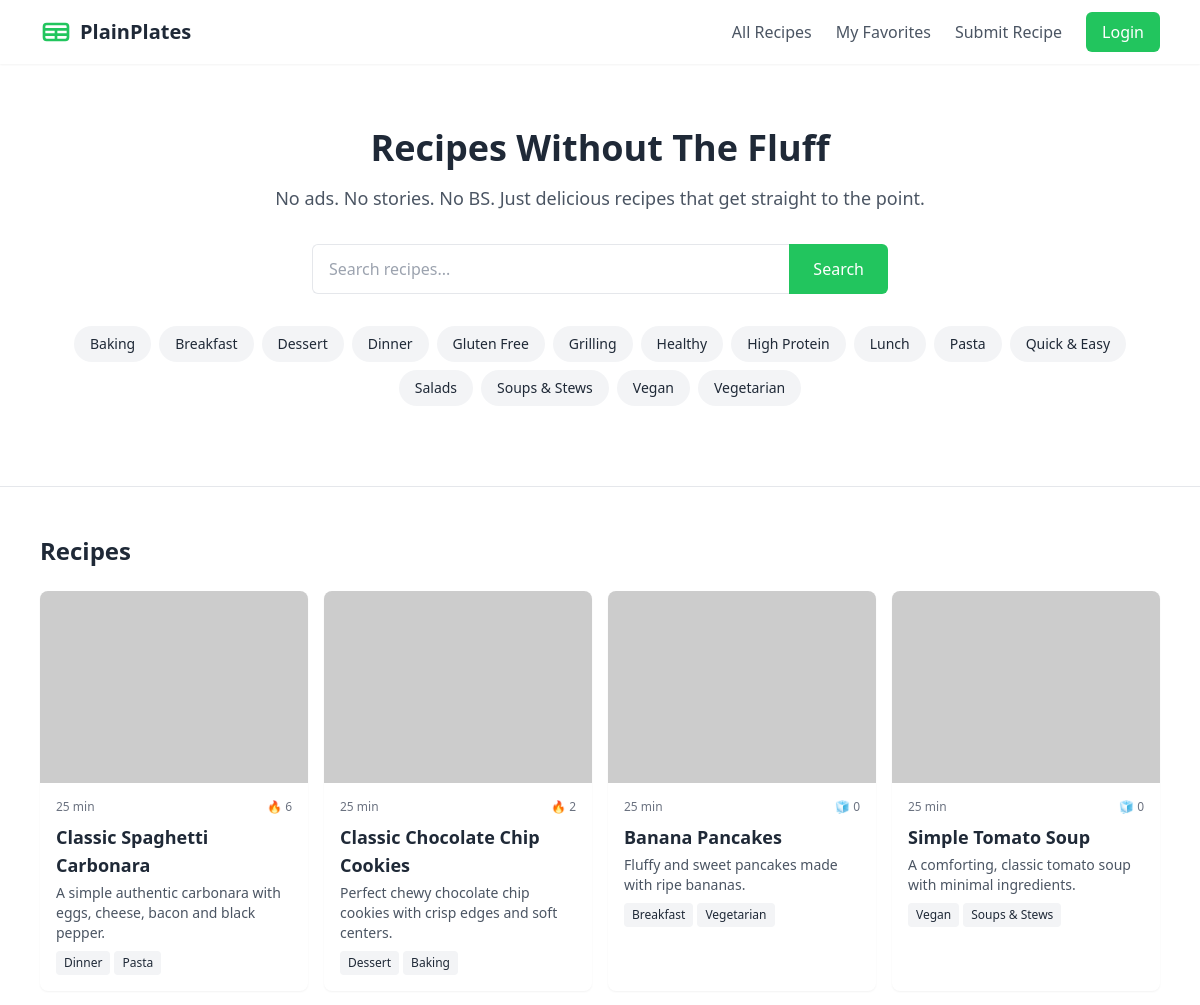
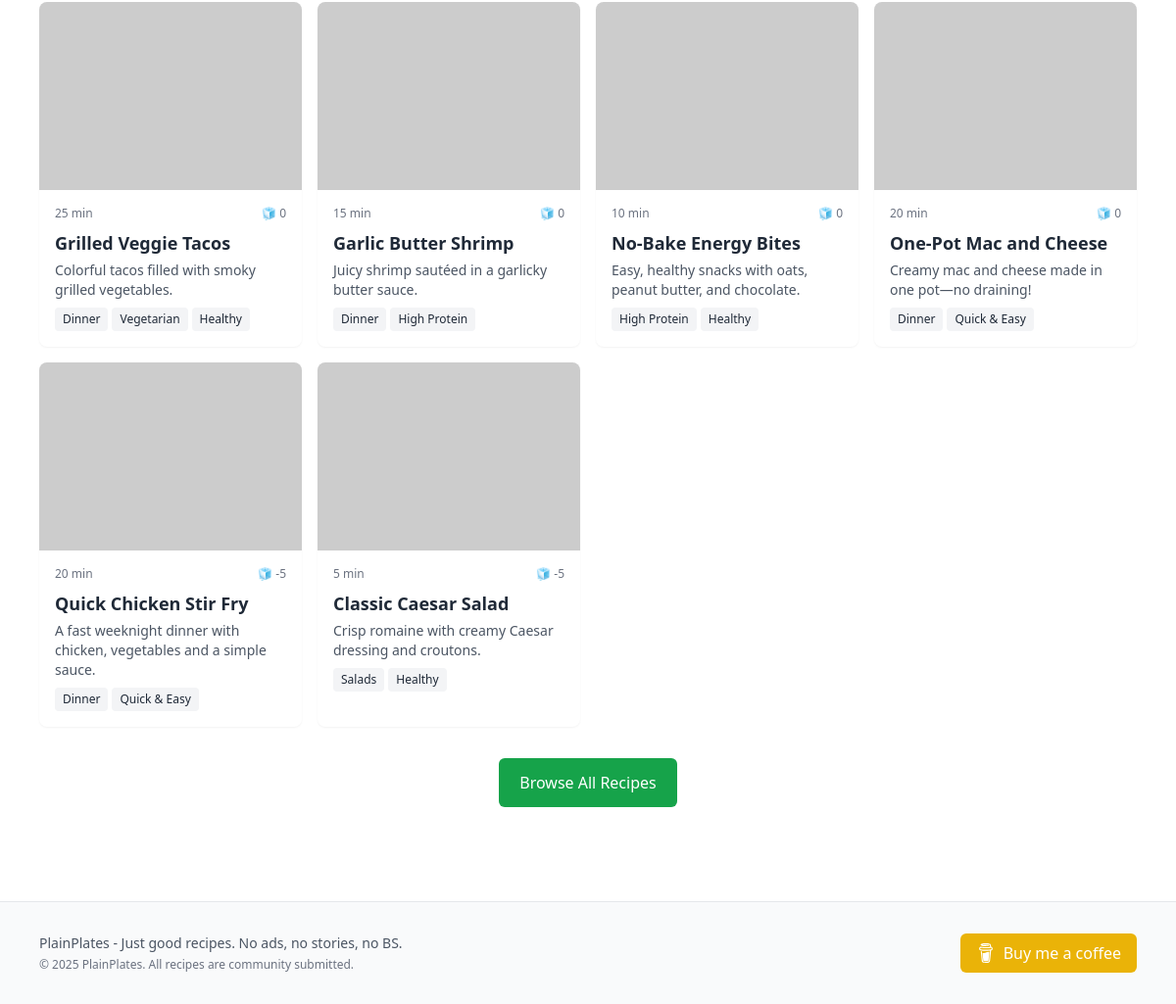
Page /recipes on the committed database (2 pictures, top to bottom).
### tables this page shows
CREATE TABLE categories (
    id INTEGER PRIMARY KEY AUTOINCREMENT,
    name TEXT NOT NULL,
    slug TEXT UNIQUE NOT NULL,
    description TEXT
);

CREATE TABLE recipes (
    id INTEGER PRIMARY KEY AUTOINCREMENT,
    title TEXT NOT NULL,
    slug TEXT UNIQUE NOT NULL,
    description TEXT NOT NULL,
    ingredients TEXT NOT NULL,
    instructions TEXT NOT NULL,
    notes TEXT,
    prep_time INTEGER NOT NULL,
    cook_time INTEGER NOT NULL,
    servings INTEGER NOT NULL DEFAULT 4,
    created_at TIMESTAMP NOT NULL DEFAULT CURRENT_TIMESTAMP,
    updated_at TIMESTAMP NOT NULL DEFAULT CURRENT_TIMESTAMP,
    user_id INTEGER,
    FOREIGN KEY (user_id) REFERENCES users (id)
);

### main.py (the view)
@app.get("/recipes", response_class=HTMLResponse)
def recipes_page(request: Request, q: str | None = None, category: str | None = None):
    categories = get_categories()
    recipes = get_recipes(filter_q=q, category_slug=category)
    return templates.TemplateResponse("recipes.html", {
        "request": request,
        "categories": categories,
        "recipes": recipes,
        "q": q,
        "selected_category": category
    })

### templates/recipes.html (shortened to what this page needs)
{% extends "base.html" %}
{% block content %}
<section class="bg-white border-b">
    <div class="max-w-6xl mx-auto px-4 py-12 md:py-16">
        <div class="text-center">
            <h1 class="text-3xl md:text-4xl font-bold mb-4">Recipes Without The Fluff</h1>
            <p class="text-lg text-gray-600 mb-8 max-w-2xl mx-auto">No ads. No stories. No BS. Just delicious recipes that get straight to the point.</p>
            <div class="max-w-xl mx-auto mb-8">
                <form action="/recipes" method="get" class="flex">
                    <input type="text" name="q" placeholder="Search recipes..." value="{{ q or '' }}"
                        class="flex-grow px-4 py-3 rounded-l-md border-t border-b border-l focus:outline-none focus:ring-2 focus:ring-primary-500">
                    <button type="submit"
                            class="bg-primary-500 text-white px-6 py-3 rounded-r-md hover:bg-primary-600 focus:outline-none focus:ring-2 focus:ring-primary-500">
                        Search
                    </button>
                </form>
            </div>
            <div class="flex flex-wrap justify-center gap-2 mb-4">
                {% for category in categories %}
                <a href="/recipes?category={{ category.slug }}{% if q %}&q={{ q }}{% endif %}"
                class="{% if selected_category == category.slug %}
                            bg-primary-500 text-white
                        {% else %}
                            bg-gray-100 text-gray-800 hover:bg-gray-200
                        {% endif %}
                        px-4 py-2 rounded-full text-sm transition">
                    {{ category.name }}
                </a>
                {% endfor %}
            </div>
        </div>
    </div>
</section>
<section class="py-12">
    <div class="max-w-6xl mx-auto px-4">
        <h2 class="text-2xl font-bold mb-6">Recipes</h2>
        <div class="grid grid-cols-1 md:grid-cols-2 lg:grid-cols-4 gap-4">
            {% for recipe in recipes %}
                {% include "components/recipe_card.html" %}
            {% endfor %}
        </div>
        <div class="text-center mt-8">
            <a href="/recipes" class="inline-flex items-center justify-center px-5 py-3 border border-transparent text-base font-medium rounded-md text-white bg-primary-600 hover:bg-primary-700">
                Browse All Recipes
            </a>
        </div>
    </div>
</section>
{% endblock %}

### templates/base.html (shortened to what this page needs)
<!DOCTYPE html>
<html>
<head>
    <script src="https://cdn.tailwindcss.com"></script>
</head>
<body class="min-h-screen flex flex-col bg-white text-gray-800">
    {% set user = request.session.get('user') %}
    <header class="bg-white shadow-sm sticky top-0 z-10">
        <div class="max-w-6xl mx-auto px-4 py-3 flex items-center justify-between">
            <div class="flex items-center space-x-2">
            <a href="/" class="flex items-center">
                <svg class="h-8 w-8 text-green-500" viewBox="0 0 24 24" fill="none" stroke="currentColor" stroke-width="2">
                <path stroke-linecap="round" stroke-linejoin="round" d="M3 10h18M3 14h18m-9-4v8m-7 0h14a2 2 0 002-2V8a2 2 0 00-2-2H5a2 2 0 00-2 2v8a2 2 0 002 2z" />
                </svg>
                <span class="text-xl font-bold text-gray-800 ml-2">PlainPlates</span>
            </a>
            </div>
            <nav class="hidden md:flex items-center space-x-6">
            <a href="/recipes" class="text-gray-600 hover:text-green-500">All Recipes</a>
            <a href="/favorites" class="text-gray-600 hover:text-green-500">My Favorites</a>
            <a href="/submit" class="text-gray-600 hover:text-green-500">Submit Recipe</a>
            {% if user %}
                <span class="text-gray-600">👋 {{ user.name }}</span>
                <a href="/logout" class="text-gray-500 hover:text-red-600 ml-4">Logout</a>
            {% else %}
                <a href="/login" class="bg-green-500 hover:bg-green-600 text-white px-4 py-2 rounded-md">Login</a>
            {% endif %}
            </nav>
        </div>
    </header>
    <main class="flex-grow">
        {% block content %}
        {% endblock %}
    </main>
    <footer class="bg-gray-50 border-t border-gray-200 mt-12">
        <div class="max-w-6xl mx-auto px-4 py-8">
            <div class="flex flex-col md:flex-row justify-between items-center">
                <div class="text-center md:text-left mb-4 md:mb-0">
                    <p class="text-gray-600 text-sm">
                    PlainPlates - Just good recipes. No ads, no stories, no BS.
                    </p>
                    <p class="text-gray-500 text-xs mt-1">
                    © 2025 PlainPlates. All recipes are community submitted.
                    </p>
                </div>
                <div>
                    <a href="https://www.buymeacoffee.com/yourname" target="_blank" rel="noopener noreferrer" class="inline-flex items-center px-4 py-2 bg-yellow-500 hover:bg-yellow-600 text-white rounded-md transition">
                    Buy me a coffee
                    </a>
                </div>
            </div>
        </div>
    </footer>
</body>
</html>

### templates/components/recipe_card.html
<a href="/recipes/{{ recipe.slug }}" class="bg-white rounded-lg overflow-hidden shadow-sm hover:shadow-md transition-shadow">
    <div class="h-48 overflow-hidden">
        <img src="/static/images/recipes{{ recipe.slug }}.jpg" onerror="this.onerror=null;this.src='https://placehold.co/400x300?text=Image Coming Soon';" alt="{{ recipe.title }}" class="w-full h-full object-cover">
    </div>
    <div class="p-4">
        <div class="flex justify-between items-center mb-2">
            <span class="text-xs text-gray-500">{{ recipe.prep_time + recipe.cook_time }} min</span>
            <span class="flex items-center text-xs text-gray-500">
                {% if recipe.score > 0 %} 🔥 {% else %} 🧊 {% endif %}{{ recipe.score }}
            </span>
        </div>
        <h3 class="font-bold text-lg mb-1">{{ recipe.title }}</h3>
        <p class="text-gray-600 text-sm mb-2">{{ recipe.description }}</p>
        <div class="flex flex-wrap gap-1">
            {% for tag in recipe.tags %}
            <span class="bg-gray-100 text-gray-800 text-xs px-2 py-1 rounded">{{ tag }}</span>
            {% endfor %}
        </div>
    </div>
</a>

### rows in the picture
categories: name "Baking"
categories: name "Breakfast"
categories: name "Dessert"
categories: name "Dinner"
categories: name "Gluten Free"
categories: name "Grilling"
categories: name "Healthy"
categories: name "High Protein"
categories: name "Lunch"
categories: name "Pasta"
categories: name "Quick & Easy"
categories: name "Salads"
categories: name "Soups & Stews"
categories: name "Vegan"
categories: name "Vegetarian"
recipes: recipe.prep_time+recipe.cook_time "25", score "6", title "Classic Spaghetti Carbonara", description "A simple authentic carbonara with eggs, cheese, bacon and black pepper."
recipes: recipe.prep_time+recipe.cook_time "25", score "2", title "Classic Chocolate Chip Cookies", description "Perfect chewy chocolate chip cookies with crisp edges and soft centers."
recipes: recipe.prep_time+recipe.cook_time "25", score "0", title "Banana Pancakes", description "Fluffy and sweet pancakes made with ripe bananas."
recipes: recipe.prep_time+recipe.cook_time "25", score "0", title "Simple Tomato Soup", description "A comforting, classic tomato soup with minimal ingredients."
recipes: recipe.prep_time+recipe.cook_time "25", score "0", title "Grilled Veggie Tacos", description "Colorful tacos filled with smoky grilled vegetables."
recipes: recipe.prep_time+recipe.cook_time "15", score "0", title "Garlic Butter Shrimp", description "Juicy shrimp sautéed in a garlicky butter sauce."
recipes: recipe.prep_time+recipe.cook_time "10", score "0", title "No-Bake Energy Bites", description "Easy, healthy snacks with oats, peanut butter, and chocolate."
recipes: recipe.prep_time+recipe.cook_time "20", score "0", title "One-Pot Mac and Cheese", description "Creamy mac and cheese made in one pot—no draining!"
recipes: recipe.prep_time+recipe.cook_time "20", score "-5", title "Quick Chicken Stir Fry", description "A fast weeknight dinner with chicken, vegetables and a simple sauce."
recipes: recipe.prep_time+recipe.cook_time "5", score "-5", title "Classic Caesar Salad", description "Crisp romaine with creamy Caesar dressing and croutons."
